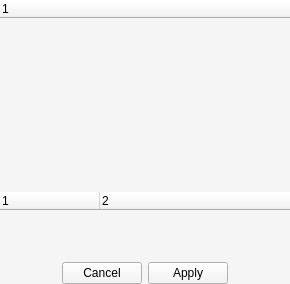
  <widget class="QDockWidget" name="inspector_dock_widget">
   <property name="maximumSize">
    <size>
     <width>400</width>
     <height>524287</height>
    </size>
   </property>
   <property name="styleSheet">
    <string notr="true">background-color: #f5f5f5;</string>
   </property>
   <property name="windowTitle">
    <string>Inspector</string>
   </property>
   <attribute name="dockWidgetArea">
    <number>2</number>
   </attribute>
   <widget class="QWidget" name="inspector_dock_widget_contents">
    <layout class="QVBoxLayout" name="inspector_vertical_layout">
     <property name="leftMargin">
      <number>0</number>
     </property>
     <property name="topMargin">
      <number>0</number>
     </property>
     <property name="rightMargin">
      <number>0</number>
     </property>
     <property name="bottomMargin">
      <number>0</number>
     </property>
     <item>
      <widget class="QSplitter" name="outliner_property_splitter">
       <property name="orientation">
        <enum>Qt::Vertical</enum>
       </property>
       <property name="handleWidth">
        <number>0</number>
       </property>
       <widget class="OutlinerTreeWidget" name="outliner_widget">
        <property name="minimumSize">
         <size>
          <width>290</width>
          <height>0</height>
         </size>
        </property>
        <property name="focusPolicy">
         <enum>Qt::StrongFocus</enum>
        </property>
        <property name="styleSheet">
         <string notr="true">OutlinerTreeWidget { background-color: rgb(96.5%, 96.5%, 96.5%); }

</string>
        </property>
        <property name="frameShape">
         <enum>QFrame::NoFrame</enum>
        </property>
        <property name="editTriggers">
         <set>QAbstractItemView::EditKeyPressed|QAbstractItemView::SelectedClicked</set>
        </property>
        <property name="dragEnabled">
         <bool>true</bool>
        </property>
        <column>
         <property name="text">
          <string notr="true">1</string>
         </property>
        </column>
       </widget>
       <widget class="PropertyEditorWidget" name="property_widget">
        <property name="font">
         <font>
          <stylestrategy>PreferAntialias</stylestrategy>
         </font>
        </property>
        <property name="focusPolicy">
         <enum>Qt::StrongFocus</enum>
        </property>
        <property name="frameShape">
         <enum>QFrame::NoFrame</enum>
        </property>
        <property name="sizeAdjustPolicy">
         <enum>QAbstractScrollArea::AdjustToContents</enum>
        </property>
        <property name="editTriggers">
         <set>QAbstractItemView::DoubleClicked|QAbstractItemView::EditKeyPressed|QAbstractItemView::SelectedClicked</set>
        </property>
        <property name="alternatingRowColors">
         <bool>true</bool>
        </property>
        <property name="uniformRowHeights">
         <bool>true</bool>
        </property>
        <property name="columnCount">
         <number>2</number>
        </property>
        <column>
         <property name="text">
          <string notr="true">1</string>
         </property>
        </column>
        <column>
         <property name="text">
          <string notr="true">2</string>
         </property>
        </column>
       </widget>
       <widget class="QDialogButtonBox" name="property_buttonbox">
        <property name="layoutDirection">
         <enum>Qt::LeftToRight</enum>
        </property>
        <property name="standardButtons">
         <set>QDialogButtonBox::Apply|QDialogButtonBox::Cancel</set>
        </property>
        <property name="centerButtons">
         <bool>true</bool>
        </property>
       </widget>
      </widget>
     </item>
    </layout>
   </widget>
  </widget>
